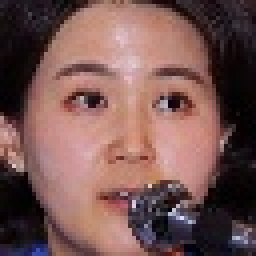
#> input picture ml/cnn_project/face_image/00_034_001.jpg, 64 x 64 px (shown 4 times larger); its folder holds only this picture in this run
$ python 03.img_data_generator.py
#> lines starting #> are read from the running program, lines starting #| are printed output that depends on the picture
import os
import random
import pathlib
import shutil
import glob
import cv2
import numpy as np

def load_name_images(image_path_pattern):
    name_images = []
    # 지정한 경로에서 이미지 파일 취득
    image_paths = glob.glob(image_path_pattern)
    # 파일별로 읽기
    for image_path in image_paths:
        path = pathlib.Path(image_path)
        # 파일 경로
        fullpath = str(path.resolve())
        print(f"이미지 파일(절대 경로):{fullpath}")
        # 파일명
        filename = path.name
        print(f"이미지 파일(파일명):{filename}")
        # 이미지 읽기
        image = cv2.imread(fullpath)
        if image is None:
            print(f"이미지 파일[{fullpath}]을 읽을 수가 없습니다.")
            continue
        name_images.append((filename, image))
    return name_images

def scratch_image(image, use_flip=True, use_threshold=True, use_filter=True):
    # 어떤 증가규칙을 사용할 것인지 설정 (Flip or 밝기 or 화소 ...)

    methods = [use_flip, use_threshold, use_filter]


    # 흐린 필터 작성
    # filter1 = np.ones((3, 3))

    # 오리지날 이미지를 배열로 저장
    images = [image]

    # 증가 규칙을 위한 함수
    scratch = np.array([
        #flip 처리
        lambda x:cv2.flip(x,1),
        #밝기처리
        lambda x: cv2.threshold(x, 100, 255,cv2.THRESH_TOZERO)[1],
        #블러처리
        lambda x: cv2.GaussianBlur(x,(5,5), 0),
    ])

    # 이미지 증가
    created_images = lambda f, img: np.r_[img, [f(i) for i in img]]
    for func in scratch[methods]:
        images = created_images(func, images)
        print(len(images)) #처음에는 2개, 2개가 들어가서 4개가 되고, 4개가 들어가서 8개가됨


    return images


def delete_dir(dir_path, is_delete_top_dir=True):
    for root, dirs, files in os.walk(dir_path, topdown=False):
        for name in files:
            os.remove(os.path.join(root, name))
        for name in dirs:
            os.rmdir(os.path.join(root, name))
    if is_delete_top_dir:
        os.rmdir(dir_path)

RETURN_SUCCESS = 0
RETURN_FAILURE = -1
# Test Image Directory
TEST_IMAGE_PATH = "./test_image"
# Face Image Directory
IMAGE_PATH_PATTERN = "./face_image/*"
# Output Directory
OUTPUT_IMAGE_DIR = "./face_scratch_image"

def main():
    print("===================================================================")
    print("이미지 증가를 위한 OpenCV 이용")
    print("지정한 이미지 파일의 수를 증가 (Flip, 임계값 등의 작업으로 8배 증가)")
    print("===================================================================")

    # 디렉토리 작성
    if not os.path.isdir(OUTPUT_IMAGE_DIR):
        os.mkdir(OUTPUT_IMAGE_DIR)
    # 디렉토리 내 파일 제거
    delete_dir(OUTPUT_IMAGE_DIR, False)

    # 디렉토리 작성
    if not os.path.isdir(TEST_IMAGE_PATH):
        os.mkdir(TEST_IMAGE_PATH)
    # 디렉토리 내 파일 제거
    delete_dir(TEST_IMAGE_PATH, False)

    # 대상 이미지에 2배 정보를 테스트용 파일로 구분
    image_files = glob.glob(IMAGE_PATH_PATTERN)
    random.shuffle(image_files)
    for i in range(len(image_files)//5):  #25%정도만 표본추출해서 변형할예정
        shutil.move(str(image_files[i]),TEST_IMAGE_PATH)


    # 대상 이미지 읽기
    name_images = load_name_images(IMAGE_PATH_PATTERN)
#> in load_name_images, image is the input picture: shape (64, 64, 3); mean B, G, R 82.6, 85.7, 118.8
#> name_images = 1 item

    # 대상 이미지 별로 증가 작업
    for name_image in name_images:
        filename, extension =os.path.splitext(name_image[0]) #name_image의 0번째는 이미지 이름, 1번째는 이미지데이터
        image = name_image[1]
        #이미지 수 증가 함수 호출
        scratch_face_image = scratch_image(image)
        #대상이미지저장
        print(scratch_face_image)
        for (idx, image) in enumerate(scratch_face_image):
            output_path = os.path.join(OUTPUT_IMAGE_DIR, f"{filename}_{str(idx)}{extension}")
            print(f"출력파일(절대경로): {output_path}")
            cv2.imwrite(output_path, image)
#> this loop made 1 pass
#> methods in scratch_image on pass 1: [True, True, True]
#> (printed output is left out)
#> pass 1, in main, `cv2.imwrite(output_path, image)`:
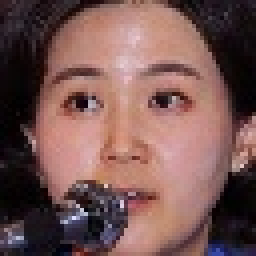
#> saved as 00_034_001_1.jpg: shape (64, 64, 3) (shown 4 times larger); mean B, G, R 82.6, 85.7, 118.8
#> pass 1, in main, `cv2.imwrite(output_path, image)`:
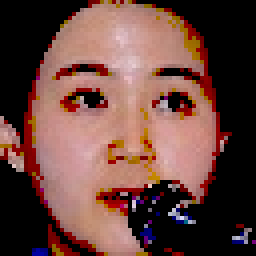
#> saved as 00_034_001_2.jpg: shape (64, 64, 3) (shown 4 times larger); mean B, G, R 62.4, 69.1, 104.6
#> pass 1, in main, `cv2.imwrite(output_path, image)`:
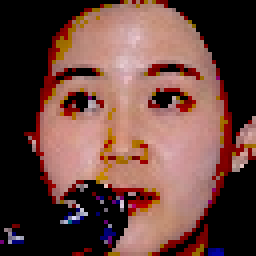
#> saved as 00_034_001_3.jpg: shape (64, 64, 3) (shown 4 times larger); mean B, G, R 62.4, 69.1, 104.6
#> pass 1, in main, `cv2.imwrite(output_path, image)`:
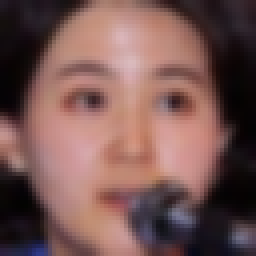
#> saved as 00_034_001_4.jpg: shape (64, 64, 3) (shown 4 times larger); mean B, G, R 82.7, 85.8, 118.9
#> after the loop:
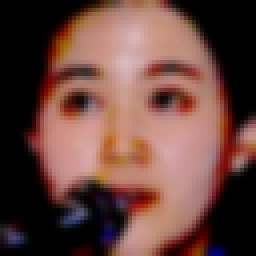
#> image: shape (64, 64, 3) (shown 4 times larger); mean B, G, R 62.5, 69.2, 104.7

    #

    return RETURN_SUCCESS

if __name__ == "__main__":
    main()

$ run again, on ml/cnn_project/face_image/01_010_001.jpg
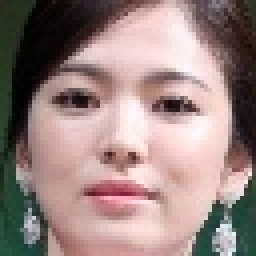
#> input picture ml/cnn_project/face_image/01_010_001.jpg, 64 x 64 px (shown 4 times larger)
#> in load_name_images, image is the input picture: shape (64, 64, 3); mean B, G, R 128.6, 132, 153.6
#> name_images = 1 item
#> the loop in main, `for name_image in name_images:` made 1 pass
#> methods in scratch_image on pass 1: [True, True, True]
#> (printed output is left out)
#> pass 1, in main, `cv2.imwrite(output_path, image)`:
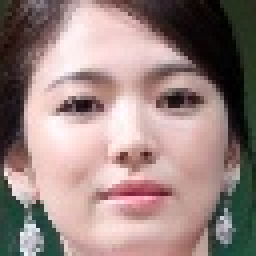
#> saved as 01_010_001_1.jpg: shape (64, 64, 3) (shown 4 times larger); mean B, G, R 128.6, 132, 153.6
#> after the loop in main, `for name_image in name_images:`:
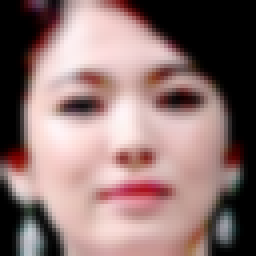
#> image: shape (64, 64, 3) (shown 4 times larger); mean B, G, R 113.2, 115.2, 141.2

$ run again, on ml/cnn_project/face_image/01_011_001.jpg
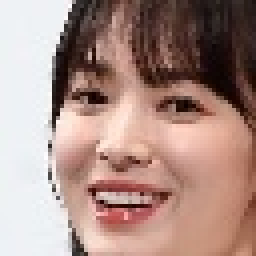
#> input picture ml/cnn_project/face_image/01_011_001.jpg, 64 x 64 px (shown 4 times larger)
#> in load_name_images, image is the input picture: shape (64, 64, 3); mean B, G, R 133.7, 142, 170.9
#> name_images = 1 item
#> the loop in main, `for name_image in name_images:` made 1 pass
#> methods in scratch_image on pass 1: [True, True, True]
#> (printed output is left out)
#> pass 1, in main, `cv2.imwrite(output_path, image)`:
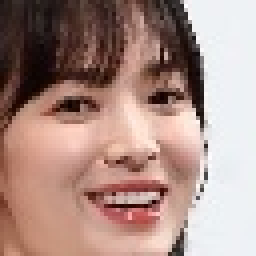
#> saved as 01_011_001_1.jpg: shape (64, 64, 3) (shown 4 times larger); mean B, G, R 133.7, 142, 170.9
#> after the loop in main, `for name_image in name_images:`:
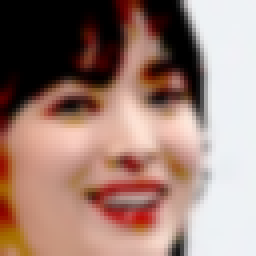
#> image: shape (64, 64, 3) (shown 4 times larger); mean B, G, R 118.3, 128.4, 158.2

$ run again, on ml/cnn_project/face_image/01_024_001.jpg
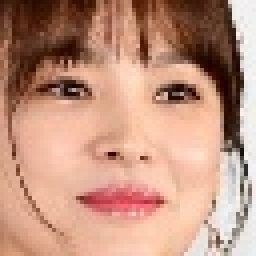
#> input picture ml/cnn_project/face_image/01_024_001.jpg, 64 x 64 px (shown 4 times larger)
#> in load_name_images, image is the input picture: shape (64, 64, 3); mean B, G, R 127.3, 147.4, 193.1
#> name_images = 1 item
#> the loop in main, `for name_image in name_images:` made 1 pass
#> methods in scratch_image on pass 1: [True, True, True]
#> (printed output is left out)
#> pass 1, in main, `cv2.imwrite(output_path, image)`:
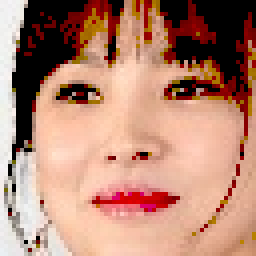
#> saved as 01_024_001_3.jpg: shape (64, 64, 3) (shown 4 times larger); mean B, G, R 115.3, 134.5, 182.1
#> after the loop in main, `for name_image in name_images:`:
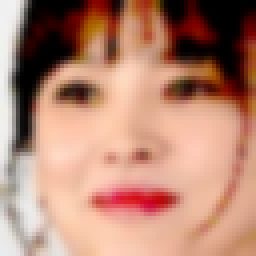
#> image: shape (64, 64, 3) (shown 4 times larger); mean B, G, R 115.2, 134.4, 182.1
